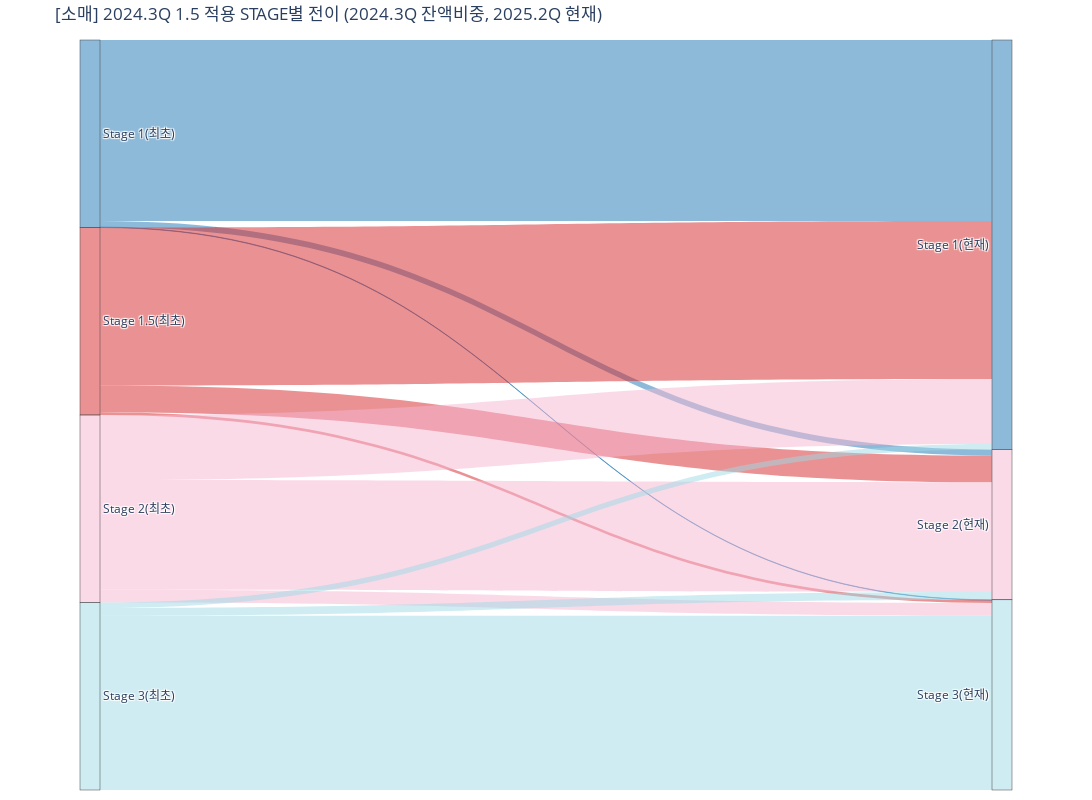

Notebook source saved alongside this figure:
### Markdown cell above
##### 소매

### Code cell
# 소매
dic_cat_src = {}
i = 0
for x in st15map_rtl['24Q3_STAGE15'].unique().tolist():
    dic_cat_src[x] = i
    i += 1

dic_cat_tgt = {}
i = len(dic_cat_src)
for x in st15map_rtl['25Q2_STAGE'].unique().tolist():
    dic_cat_tgt[x] = i
    i += 1

st15map_rtl['source'] = st15map_rtl['24Q3_STAGE15'].map(dic_cat_src)
st15map_rtl['target'] = st15map_rtl['25Q2_STAGE'].map(dic_cat_tgt)

# Colors of nodes and links
source_uniq = st15map_rtl['source_label'].unique().tolist()
target_uniq = st15map_rtl['target_label'].unique().tolist()
color_map = st15map_rtl.groupby('24Q3_STAGE15')['c_color'].unique().apply(lambda x: x[0]).reset_index()
color_map['source_label'] = st15map_rtl.groupby('24Q3_STAGE15')['source_label'].unique().apply(lambda x: x[0]).tolist()
color_node = [color_map.loc[color_map['source_label']==x,'c_color'].tolist()[0] for x in source_uniq]+[color_map.loc[color_map['24Q3_STAGE15']==x.replace('(현재)',''),'c_color'].tolist()[0] for x in target_uniq]
color_link = st15map_rtl['c_color'].tolist()

# Set sankey arguments
label = st15map_rtl['source_label'].unique().tolist()+st15map_rtl['target_label'].unique().tolist()
source = st15map_rtl['source'].tolist()
target = st15map_rtl['target'].tolist()
values = (st15map_rtl['STAGE별비중']*100).tolist()
position_node = [0.001]*len(source_uniq)+[0.999]*len(target_uniq)

link = dict(source=source, target=target, value=values, color=color_link)
node = dict(label=label, pad=0, thickness=20, color=color_node, x=position_node)
data = go.Sankey(link=link, node=node, valueformat='.2f', valuesuffix='%', arrangement='snap')

# Draw sankey plot
fig = go.Figure(data)
fig.update_layout(title_text="[소매] 2024.3Q 1.5 적용 STAGE별 전이 (2024.3Q 잔액비중, 2025.2Q 현재)", margin=dict(b=10, t=40, pad=0), autosize=False, width=1200, height=800)
fig.show()
fig.write_html(rf'부산은행 DA\Result\{ver}\소매_Stage1.5_전이_비중.html')
fig.write_image(rf'부산은행 DA\Result\{ver}\소매_Stage1.5_전이_비중.png', engine='kaleido')

# link = dict(source=source, target=target, value=values_bl, color=color_link)
# node = dict(label=label, pad=0, thickness=20)
# data = go.Sankey(link=link, node=node, valueformat=',.0f', valuesuffix='십억원', arrangement='snap')

# fig = go.Figure(data)
# fig.update_layout(title_text="[소매] 2024.3Q 1.5 적용 STAGE별 전이 (2024.3Q 대출잔액, 2025.2Q 현재)", margin=dict(b=10, t=40, pad=0), autosize=False, width=1200, height=800)
# fig.show()
# fig.write_html(r'부산은행 DA\Result\Power BI\소매_Stage1.5_전이_잔액.html')
# fig.write_image(r'부산은행 DA\Result\Power BI\소매_Stage1.5_전이_잔액.png', engine='kaleido')

### Figure 1 — Plotly figure (JSON) as saved in the notebook; plotly's stock layout.template omitted (floating-point values rounded to 4 significant figures)
{"data": [{"arrangement": "snap", "link": {"color": ["rgba(0.12156862745098039,0.4666666666666667,0.7058823529411765,.5)", "rgba(0.12156862745098039,0.4666666666666667,0.7058823529411765,.5)", "rgba(0.12156862745098039,0.4666666666666667,0.7058823529411765,.5)", "rgba(0.8392156862745098,0.15294117647058825,0.1568627450980392,.5)", "rgba(0.8392156862745098,0.15294117647058825,0.1568627450980392,.5)", "rgba(0.8392156862745098,0.15294117647058825,0.1568627450980392,.5)", "rgba(0.9686274509803922,0.7137254901960784,0.8235294117647058,.5)", "rgba(0.9686274509803922,0.7137254901960784,0.8235294117647058,.5)", "rgba(0.9686274509803922,0.7137254901960784,0.8235294117647058,.5)", "rgba(0.6196078431372549,0.8549019607843137,0.8980392156862745,.5)", "rgba(0.6196078431372549,0.8549019607843137,0.8980392156862745,.5)", "rgba(0.6196078431372549,0.8549019607843137,0.8980392156862745,.5)"], "source": [0, 0, 0, 1, 1, 1, 2, 2, 2, 3, 3, 3], "target": [4, 5, 6, 4, 5, 6, 4, 5, 6, 4, 5, 6], "value": [96.51, 3.273, 0.2142, 84.22, 14.27, 1.507, 34.73, 58.49, 6.778, 2.88, 4.171, 92.95]}, "node": {"color": ["rgba(0.12156862745098039,0.4666666666666667,0.7058823529411765,.5)", "rgba(0.8392156862745098,0.15294117647058825,0.1568627450980392,.5)", "rgba(0.9686274509803922,0.7137254901960784,0.8235294117647058,.5)", "rgba(0.6196078431372549,0.8549019607843137,0.8980392156862745,.5)", "rgba(0.12156862745098039,0.4666666666666667,0.7058823529411765,.5)", "rgba(0.9686274509803922,0.7137254901960784,0.8235294117647058,.5)", "rgba(0.6196078431372549,0.8549019607843137,0.8980392156862745,.5)"], "label": ["Stage 1(최초)", "Stage 1.5(최초)", "Stage 2(최초)", "Stage 3(최초)", "Stage 1(현재)", "Stage 2(현재)", "Stage 3(현재)"], "pad": 0, "thickness": 20, "x": [0.001, 0.001, 0.001, 0.001, 0.999, 0.999, 0.999]}, "type": "sankey", "valueformat": ".2f", "valuesuffix": "%"}], "layout": {"autosize": false, "height": 800, "margin": {"b": 10, "pad": 0, "t": 40}, "title": {"text": "[소매] 2024.3Q 1.5 적용 STAGE별 전이 (2024.3Q 잔액비중, 2025.2Q 현재)"}, "width": 1200}}
